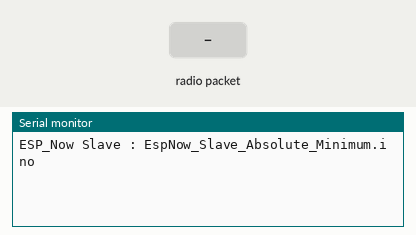
This sketch was run on a simulated ESP8266 (NodeMCU). Shown: the last lines printed to the serial monitor. Inputs (shaded band) come from the test bench.

Above: at 1.2 s.
1.3 s: radio packet "1" arrives
At 2.2 s:
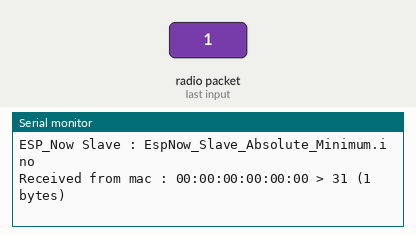
2.8 s: radio packet "0" arrives
At 3.3 s:
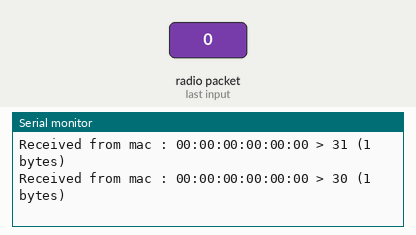
4.3 s: radio packet "2" arrives
At 5.7 s:
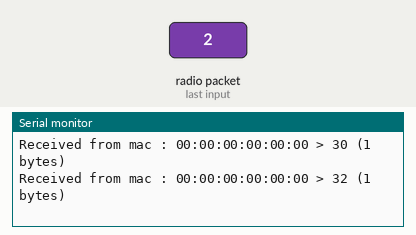

The sketch:

EspNow_Slave_Absolute_Minimum.ino
```cpp
//Probably the absolute minimum code needed for an espnow slave
//Expects a master to send some bytes to mac : 22:22:22:22:22:22

extern "C" {
  #include <user_interface.h>
  #include <espnow.h>
}

//the Master sends to mac : 22:22:22:22:22:22
uint8_t newmac[6] = {0x22,0x22,0x22,0x22,0x22,0x22};

void recv_cb(uint8_t *mac, uint8_t *Data, uint8_t len) {
  int i;
  Serial.print("Received from mac : ");
  for (i=0;i<5;Serial.printf("%02x:",mac[i++]));Serial.printf("%02x > ",mac[i]);
  for (i=0;i<len;Serial.printf("%02x ",Data[i++]));Serial.printf("(%i bytes)\n",len);
}

void setup() {
  Serial.begin(115200);
  Serial.printf("\nESP_Now Slave : %s\n",__FILE__);

  //change the macaddress(will be reset on poweron/reset)
  wifi_set_macaddr(0,newmac);

  if (esp_now_init() != 0) ESP.restart();

  //OK... now set role and register callback
  esp_now_set_self_role(ESP_NOW_ROLE_SLAVE);
  esp_now_register_recv_cb(recv_cb);
}

void loop() {}
```

Measured:
- after the input at 1.3 s, the serial monitor: prints a new line at once (image 1)
- after the input at 2.8 s, the serial monitor: prints a new line at once (image 2)
- after the input at 4.3 s, the serial monitor: prints a new line at once (image 3)
